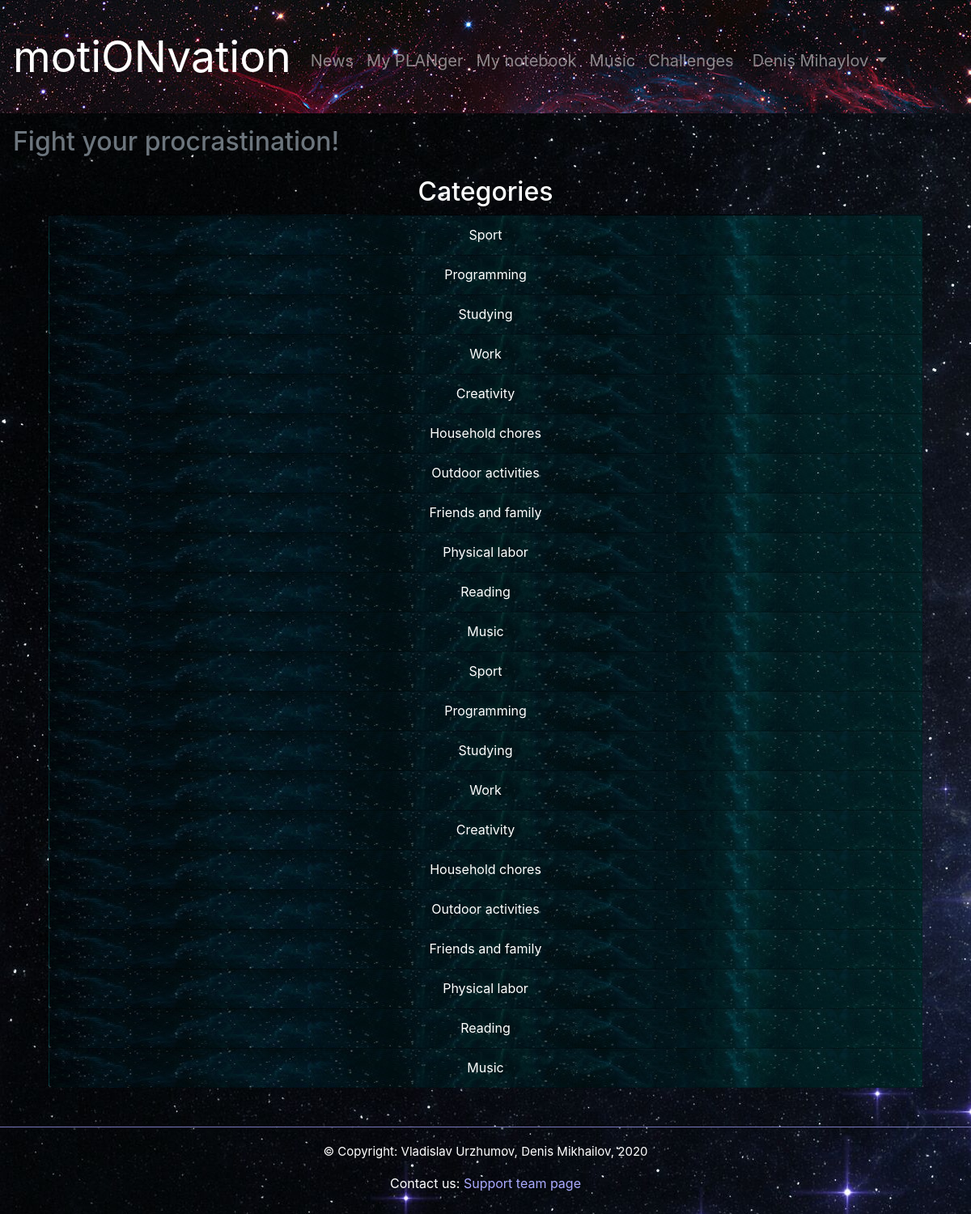
The app's page /categories (signed in), older data.
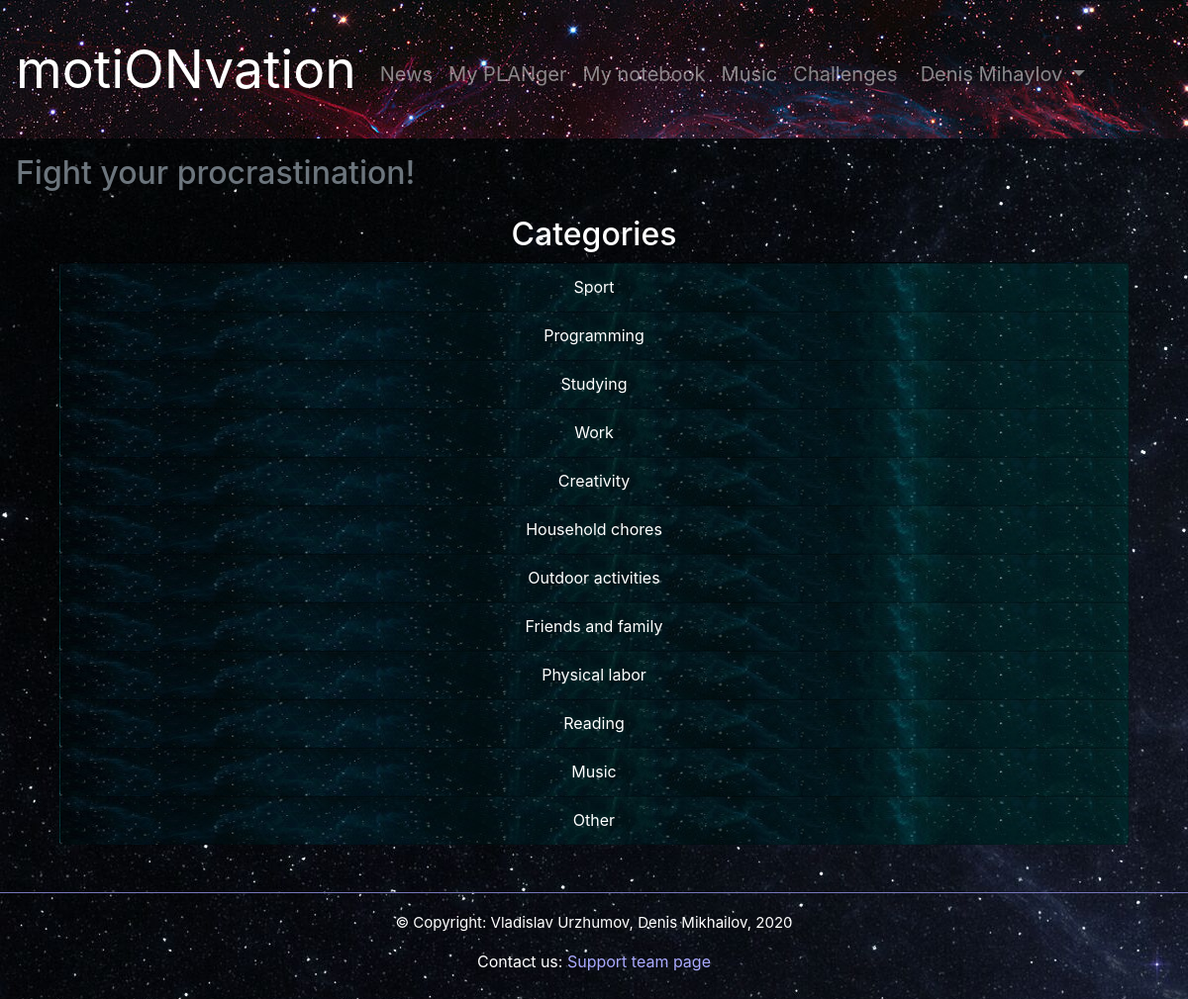
The same page, newer data.
### motionvation/data/models/categories.py (models this page shows)
class Category(SqlAlchemyBase, SerializerMixin):
    __tablename__ = 'categories'
    id = Column(Integer, primary_key=True, autoincrement=True)
    title = Column(String)
    user_id = Column(Integer, ForeignKey('users.id'))
    user = orm.relation('User')
    tasks = orm.relation('Task', back_populates='category')

### motionvation/application.py (the view)
@app.route('/categories')
@login_required
def categories():
    db = db_session.create_session()
    categories = db.query(Category).filter(Category.user_id == admin_id).all().copy()
    return render_template('categories.html', categories=categories, useracc=(current_user.name + ' ' + current_user.surname),
                           title='Categories')

### motionvation/application.py (called while the page is built)
@login_manager.user_loader
def load_user(user_id):
    db = db_session.create_session()
    return db.query(User).get(user_id)

### motionvation/data/db_session.py (called while the page is built)
def create_session() -> orm.Session:
    global __factory
    return __factory()

### motionvation/templates/categories.html
{% extends 'base.html' %}
{% block content %}
<main class='text-center container'>
        <h2>Categories</h2>
        <div class="container">
            <ul class="list-group">
                {% for category in categories %}
                <li class="list-group-item list-group-flush list-group-color">{{ category.title }}</li>
                {% endfor %}
            </ul>
        </div>
    </main>
{% endblock %}

Row changes from the older to the newer data that the page shows:
removed Category: title "Sport"
removed Category: title "Programming"
removed Category: title "Studying"
removed Category: title "Work"
removed Category: title "Creativity"
removed Category: title "Household chores"
removed Category: title "Outdoor activities"
removed Category: title "Friends and family"
removed Category: title "Physical labor"
removed Category: title "Reading"
removed Category: title "Music"
now on this page (row edited): Category: title "Other"
